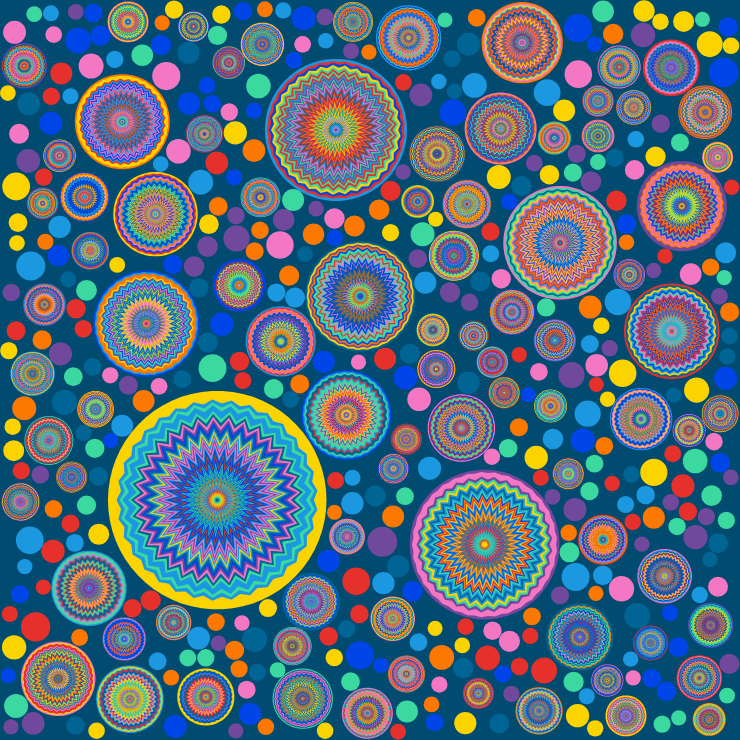
Frame 1 (no input)
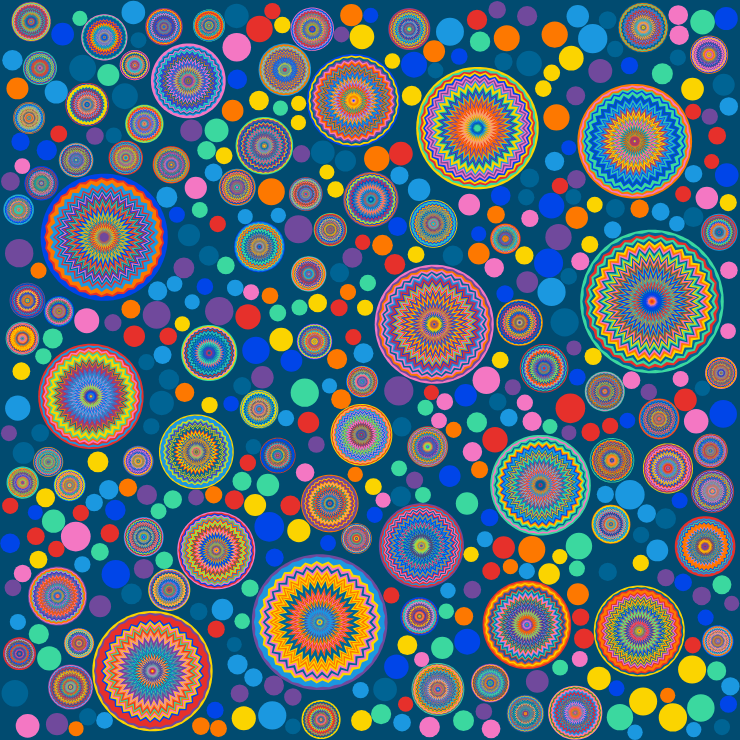
Frame 2 (the mouse pressed at the canvas centre, redrawn once)

The p5.js sketch that drew these frames (run headless with seeded random() and noise() and a simulated clock; the mouse was pressed at the canvas centre and the sketch redrawn once):

// p5.js sketch
// ── sketch.js
let colors = ['#e6302b', '#fd7800', '#fbd400', '#3bd89f', '#0045e8', '#f477c3', '#70499c', '#006494', '#1b98e0'];

function setup() {
  createCanvas(740, 740);
  rectMode(CENTER);
  noLoop(); // Initially, do not loop

  // Set a timeout to start the animation after 3 seconds
  setTimeout(() => {
    loop(); // Start animation
  }, 2000); // 3000 milliseconds = 3 seconds
}

function draw() {
  background('#014b70');
  let cp = new CirclePacking(width / 2, height / 2, width, height);
  cp.draw();
}

class CirclePacking {
  constructor(x, y, w, h) {
    this.x = x;
    this.y = y;
    this.w = w;
    this.h = h;
    this.points = [];
    this.generatePoints();
  }

  generatePoints() {
    let count = int(this.w * this.h);
    for (let i = 0; i < count; i++) {
      let z = random(15, 300);
      let x = this.x + random(-this.w / 2 + z / 2, this.w / 2 - z / 2);
      let y = this.y + random(-this.h / 2 + z / 2, this.h / 2 - z / 2);
      let add = true;
      for (let j = 0; j < this.points.length; j++) {
        let p = this.points[j];
        if (dist(x, y, p.x, p.y) < (z + p.z) * 0.5) {
          add = false;
          break;
        }
      }
      if (add) this.points.push(createVector(x, y, z));
    }
  }

  draw() {
    for (let i = 0; i < this.points.length; i++) {
      let p = this.points[i];
      noFill();
      noStroke();
      fill(random(colors));
      if (p.z < 30) {
        circle(p.x, p.y, p.z);
      } else {
        let tt = int(random(30, 40));
        let rgn = 67;
        for (let j = 0; j < tt; j++) {
          let mn = map(j, 0, tt, 1, 0.5);
          let dd = map(j, 0, tt, p.z, p.z * 0);
          fill(random(colors));
          this.form(p.x, p.y, dd, rgn, mn);
        }
      }
    }
  }

  form(x, y, d, num, mn) {
    push();
    translate(x, y);
    beginShape();
    for (let i = 0; i < num; i++) {
      let a = map(i, 0, num - 1, 0, PI * 2);
      let r = d * 0.5;
      if (i % 2 == 0) r *= mn;
      let vx = r * cos(a);
      let vy = r * sin(a);
      vertex(vx, vy);
    }
    endShape();
    pop();
  }
}
